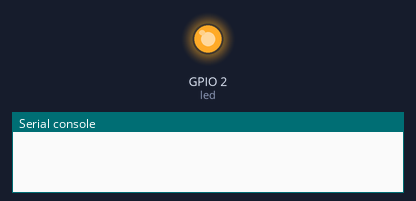
Simulated run of this program. Board: ESP32 board running MicroPython. Parts: output pins drawn as LEDs (lit = HIGH), the last lines printed to the serial console. Deep sleep restarts the program when it ends.

Above: at 0.5 s.
At 9.1 s:
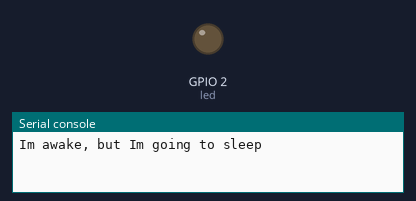
Timing chart, 0 to 22.5 s (numbered marks = the images above):
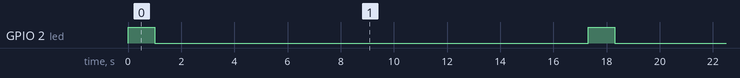

The program:

deep_sleep.py
```python
import machine
from machine import Pin
from time import sleep

led = Pin (2, Pin.OUT)

#blink LED
led.value(1)
sleep(1)
led.value(0)
sleep(1)

# wait 5 seconds so that you can catch the ESP awake to establish a serial communication later
# you should remove this sleep line in your final script
sleep(5)

print('Im awake, but Im going to sleep')

#sleep for 10 seconds (10000 milliseconds)
machine.deepsleep(10000)
```

Measured:
- by itself, GPIO 2 (led): alternates HIGH for 1.0 s and LOW for 16.3 s
